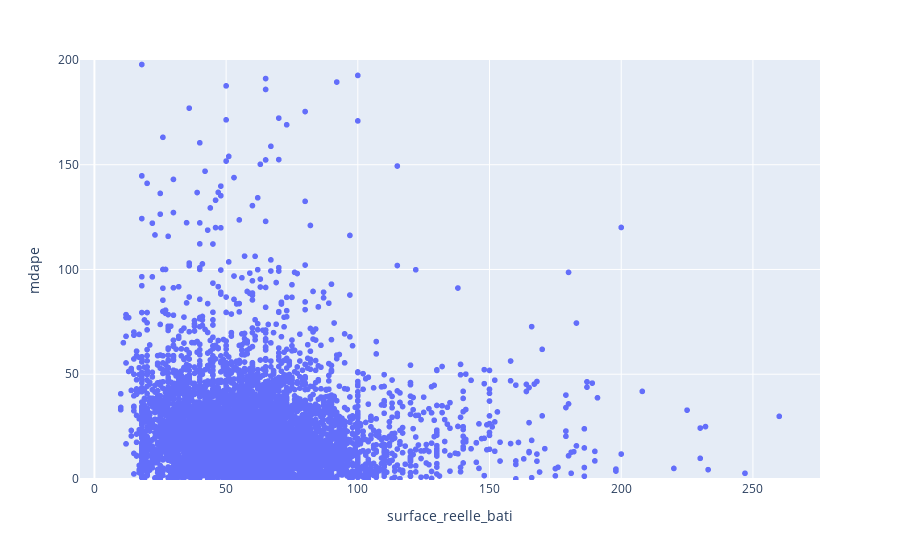

Notebook code cell kept with this figure:
### Code cell
fig = px.scatter(X_test, x = 'surface_reelle_bati', y = 'mdape')
fig.update_layout(yaxis_range=[-0.5, 200])
fig.show()

### Figure 1 — Plotly figure (JSON) as saved in the notebook; plotly's stock layout.template omitted (floating-point values rounded to 4 significant figures; data arrays with more than 128 entries replaced by an {"elided": "..."} marker saying what was removed)
{"data": [{"hovertemplate": "surface_reelle_bati=%{x}<br>mdape=%{y}<extra></extra>", "legendgroup": "", "marker": {"color": "#636efa", "symbol": "circle"}, "mode": "markers", "name": "", "showlegend": false, "type": "scattergl", "x": {"elided": "6538 int values"}, "xaxis": "x", "y": {"elided": "6538 float values"}, "yaxis": "y"}], "layout": {"legend": {"tracegroupgap": 0}, "margin": {"t": 60}, "xaxis": {"anchor": "y", "domain": [0, 1], "title": {"text": "surface_reelle_bati"}}, "yaxis": {"anchor": "x", "domain": [0, 1], "range": [-0.5, 200], "title": {"text": "mdape"}}}}
